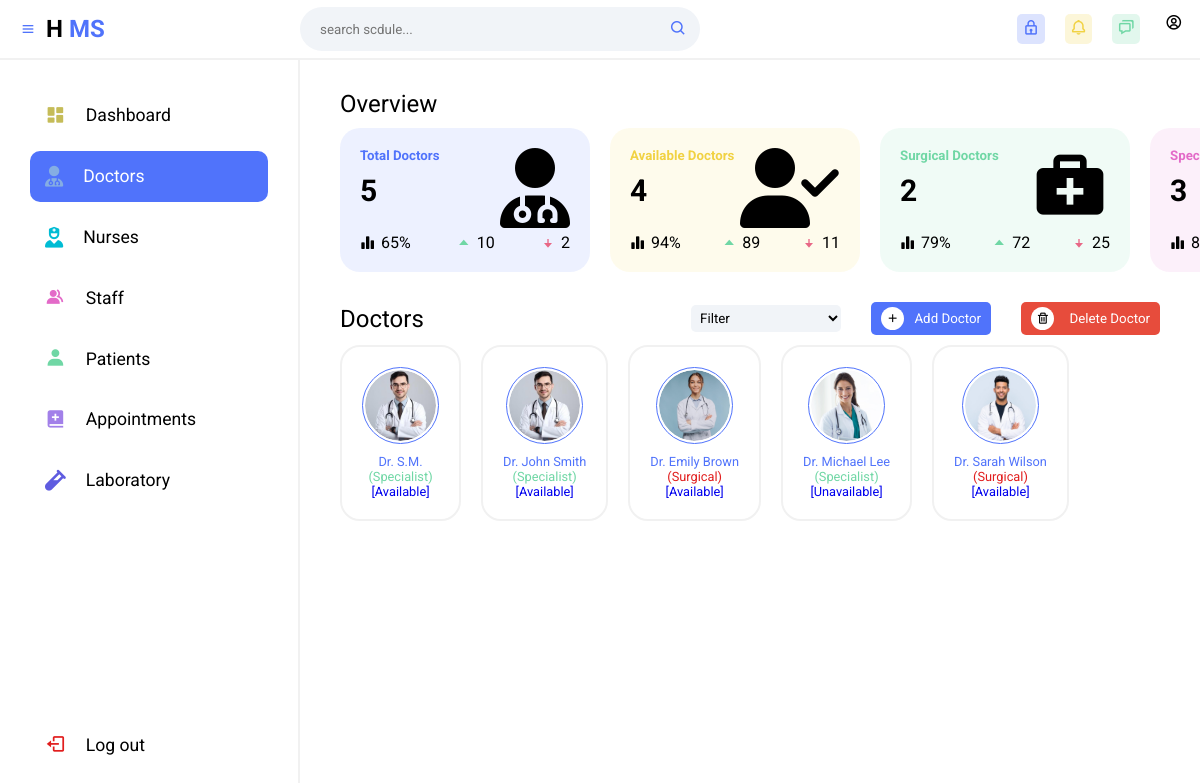
The page /HMS/doctor.php on the database its author committed.
### tables this page shows
CREATE TABLE `doctors` (
  `doctor_id` int(11) NOT NULL,
  `name` varchar(100) NOT NULL,
  `type` enum('specialist','surgical') NOT NULL,
  `availability` enum('available','unavailable') NOT NULL,
  `image` varchar(255) DEFAULT 'images/doctor1.jpg'
);

### HMS/doctor.php (the view, shortened to what this page needs)
<?php
$servername = "localhost";
$username = "root";
$password = "";
$database = "hospitaldb";
$conn = mysqli_connect($servername, $username, $password, $database);
$result = mysqli_query($conn, "SELECT * FROM doctors");
?>
<!DOCTYPE html>
<html lang="en">
<head>
    <link rel="stylesheet" href="CSS/doctor.css">
    <link href='https://unpkg.com/boxicons@2.1.4/css/boxicons.min.css' rel='stylesheet'>
    <link rel="stylesheet" href="https://cdnjs.cloudflare.com/ajax/libs/font-awesome/6.5.2/css/all.min.css" />
</head>
<body>
    <section class="header">
        <div class="logo">
            <i class="bx bx-menu icon-0 menu"></i>
            <h2>H <span>MS</span></h2>
        </div>
        <div class="search--notification--profile">
            <div class="search">
                <input type="text" placeholder="search scdule...">
                <button><i class="bx bx-search"></i></button>
            </div>
            <div class="notification--profile">
                <div class="picon lock">
                    <i class="bx bx-lock"></i>
                </div>
                <div class="picon bell">
                    <i class="bx bx-bell"></i>
                </div>
                <div class="picon chat">
                    <i class="bx bx-chat"></i>
                </div>
                <div class="picon profile">
                    <i class="bx bx-user-circle"></i>
                </div>
            </div>
        </div>
    </section>
    <section class="main">
        <div class="sidebar">
            <ul class="sidebar--items">
                <li>
                    <a href="dashboard.php">
                        <span class="icon icon-1"><i class="bx bxs-dashboard"></i></span>
                        <span class="sidebar--item">Dashboard</span>
                    </a>
                </li>
                <li>
                    <a href="doctor.php" id="active--link">
                        <span class="icon icon-3"><i class="fa-solid fa-user-doctor"></i></span>
                        <span class="sidebar--item" style="white-space: nowrap;">Doctors</span>
                    </a>
                </li>
                <li>
                    <a href="nurse.php">
                        <span class="icon icon-8"><i class="fa-solid fa-user-nurse"></i></span>
                        <span class="sidebar--item" style="white-space: nowrap;">Nurses</span>
                    </a>
                </li>
                <li>
                    <a href="staff.php">
                        <span class="icon icon-4"><i class="bx bxs-group"></i></span>
                        <span class="sidebar--item">Staff</span>
                    </a>
                </li>
                <li>
                    <a href="patient.php">
                        <span class="icon icon-5"><i class="bx bxs-user"></i></span>
                        <span class="sidebar--item">Patients</span>
                    </a>
                </li>
                <li>
                    <a href="appointment.php">
                        <span class="icon icon-2"><i class="bx bxs-book-add"></i></span>
                        <span class="sidebar--item">Appointments</span>
                    </a>
                </li>
                <li>
                    <a href="laboratory.php">
                        <span class="icon icon-6"><i class="fa-solid fa-vial"></i></span>
                        <span class="sidebar--item">Laboratory</span>
                    </a>
                </li>
            </ul>
            <ul class="sidebar--bottom-items">
                <li>
                    <a href="logout.php">
                        <span class="icon icon-7"><i class="bx bx-log-out"></i></span>
                        <span class="sidebar--item">Log&nbsp;out</span>
                    </a>
                </li>
            </ul>
        </div>
        <div class="main-content">
            <div class="overview">
                <div class="title">
                    <h2 class="section--title">Overview</h2>
                </div>
                <div class="cards">
                    <div class="card card-1">
                        <div class="card--data"><div class="card--content">
                            <h5 class="card--title">Total Doctors</h5>
                            <h1 id="totalDoctors"><?php echo mysqli_num_rows($result); ?></h1>
                        </div>
                        <i class="fa-solid fa-user-doctor card--icon--lg"></i>
                    </div>
                    <div class="card--stats">
                            <span><i class="bx bxs-bar-chart-alt-2 card--icon stst--icon"></i>65%</span>
                            <span><i class="bx bx-caret-up card--icon up--arrow"></i>10</span>
                            <span><i class="bx bxs-down-arrow-alt card--icon down--arrow"></i>2</span>
                    </div>
                </div>
                    <div class="card card-2">
                        <div class="card--data"><div class="card--content">
                            <h5 class="card--title">Available Doctors</h5>
                            <h1 id="availableDoctors"><?php echo mysqli_num_rows(mysqli_query($conn,"SELECT * FROM doctors WHERE availability='available'")); ?></h1>
                        </div>
                        <i class="fa-solid fa-user-check card--icon--lg"></i>
                    </div>
                    <div class="card--stats">
                            <span><i class="bx bxs-bar-chart-alt-2 card--icon stst--icon"></i>94%</span>
                            <span><i class="bx bx-caret-up card--icon up--arrow"></i>89</span>
                            <span><i class="bx bxs-down-arrow-alt card--icon down--arrow"></i>11</span>
                        </div>
                </div>
                    <div class="card card-3">
                        <div class="card--data"
                        ><div class="card--content">
                            <h5 class="card--title">Surgical Doctors</h5>
                            <h1 id="surgicalDoctors"><?php echo mysqli_num_rows(mysqli_query($conn,"SELECT * FROM doctors WHERE type='surgical'")); ?></h1>
                        </div>
                        <i class="bx bxs-first-aid card--icon--lg"></i>
                    </div>
                    <div class="card--stats">
                            <span><i class="bx bxs-bar-chart-alt-2 card--icon stst--icon"></i>79%</span>
                            <span><i class="bx bx-caret-up card--icon up--arrow"></i>72</span>
                            <span><i class="bx bxs-down-arrow-alt card--icon down--arrow"></i>25</span>
                        </div>
                </div>
                    <div class="card card-4">
                        <div class="card--data">
                            <div class="card--content">
                                <h5 class="card--title">Specialist Doctors</h5>
                                <h1 id="specialistDoctors"><?php echo mysqli_num_rows(mysqli_query($conn,"SELECT * FROM doctors WHERE type='specialist'")); ?></h1>
                            </div>
                        </div>
                        <div class="card--stats">
                            <span><i class="bx bxs-bar-chart-alt-2 card--icon stst--icon"></i>8%</span>
                        </div>
                    </div>
                </div>
            </div>
            <div class="doctors">
                <div class="title">
                    <h2 class="section--title">Doctors</h2>
                    <div class="doctors--right--btns">
                        <select name="data" id="data" class="dropdown doctor--filter">
                            <option>Filter</option>
                        </select>
                        <button class="add-doctor" onclick="document.getElementById('doctorFormOverlay').style.display='flex'"><i class="bx bx-plus"></i>Add Doctor</button>
                       <button class="delete-doctor"><i class="bx bx-trash"></i> Delete Doctor</button>
                    </div>
                </div>
                <div class="doctors-scroll">
                    <div class="doctors--cards">
                        <?php while ($row = mysqli_fetch_assoc($result)) { ?>
                            <a href="#" class="doctor--card"
                                data-id="<?php echo $row['doctor_id']; ?>"
                                data-type="<?php echo strtolower($row['type']); ?>"
                                data-availability="<?php echo strtolower($row['availability']); ?>">
                                <div class="img--box--cover">
                                    <div class="img--box">
                                        <img src="<?php echo $row['image']; ?>" alt="doctor">
                                    </div>
                                </div>
                                <p class="name">Dr. <?php echo htmlspecialchars($row['name']); ?></p>
                                <p class="<?php echo strtolower($row['type']); ?>">(<?php echo ucfirst($row['type']); ?>)</p>
                                <p class="availability <?php echo strtolower($row['availability']); ?>">[<?php echo ucfirst($row['availability']); ?>]</p>
                            </a>
                        <?php } ?>
                    </div>
                </div>
            </div>
        </div>
    </section>
</body>
</html>

### rows shown on the page
doctors: image (picture), name "S.M.", type "Specialist", availability "Available"
doctors: image (picture), name "John Smith", type "Specialist", availability "Available"
doctors: image (picture), name "Emily Brown", type "Surgical", availability "Available"
doctors: image (picture), name "Michael Lee", type "Specialist", availability "Unavailable"
doctors: image (picture), name "Sarah Wilson", type "Surgical", availability "Available"

### other values the page prints
mysqli_num_rows($result) "5"
